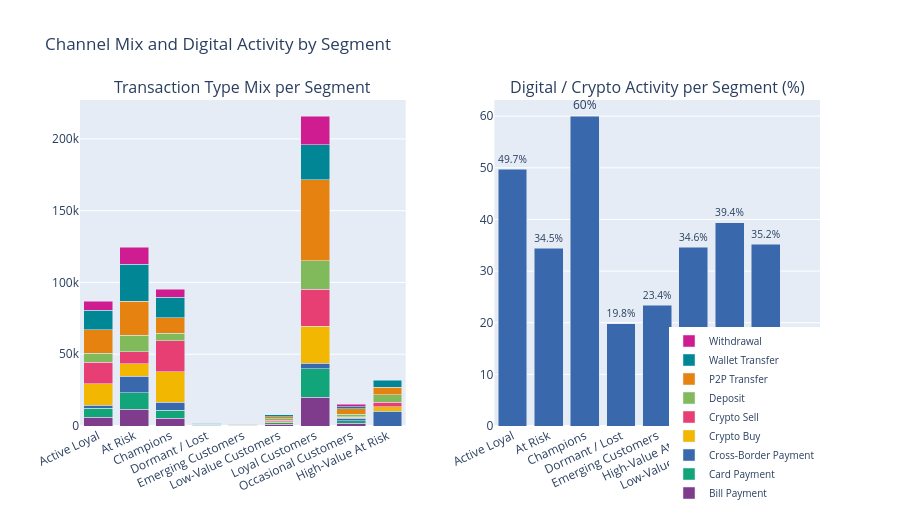

The notebook cell saved with this chart:
### Markdown cell above
### Visualise Transaction Type and Digital Activity by Segment

Create a two-part visualisation to compare transaction behaviour and digital activity across customer segments.

#### 1. Transaction Type Mix per Segment
- Display the number of transactions for each transaction type within every customer segment.
- Use a stacked bar chart so the overall transaction volume and the composition of transaction types can be compared across segments.
- Each colour represents a different transaction type.

#### 2. Digital / Crypto Activity per Segment
- Display the percentage of customers showing wallet activity within each segment.
- Use a bar chart to make differences in digital or crypto activity between segments easy to compare.
- The percentage value is displayed above each bar.

#### 3. Combined Visualisation
The two charts are presented side by side under the title **"Channel Mix and Digital Activity by Segment"**.

This visualisation helps identify how transaction types differ across customer segments and which segments show stronger levels of digital or crypto wallet activity.

### Code cell
fig = make_subplots(
    rows=1, cols=2,
    specs=[[{"type": "xy"}, {"type": "xy"}]],
    subplot_titles=(
        "Transaction Type Mix per Segment",
        "Digital / Crypto Activity per Segment (%)",
    ),
    horizontal_spacing=0.12,
)

# 1. Transaction type mix (stacked bar)
for i, t in enumerate(type_mix["TransactionType"].unique()):
    sub = type_mix[type_mix["TransactionType"] == t]
    fig.add_trace(
        go.Bar(
            x=sub["Segment"], y=sub["Count"], name=t,
            legendgroup="type",
            marker_color=px.colors.qualitative.Bold[i % 10],
        ),
        row=1, col=1,
    )

# 2. Wallet share (bar)
fig.add_trace(
    go.Bar(
        x=wallet_seg["Segment"], y=wallet_seg["WalletShare%"],
        marker_color=px.colors.qualitative.Bold[2],
        text=wallet_seg["WalletShare%"].round(1),
        texttemplate="%{text}%", textposition="outside",
        showlegend=False,
    ),
    row=1, col=2,
)

fig.update_xaxes(tickangle=-25)
fig.update_layout(
    height=520,
    barmode="stack",
    title_text="Channel Mix and Digital Activity by Segment",
    legend=dict(orientation="h", yanchor="bottom", y=-0.25,
                xanchor="right", x=1, font=dict(size=10)),
)
fig.show()

### Figure 1 — Plotly figure (JSON) as saved in the notebook; plotly's stock layout.template omitted (floating-point values rounded to 4 significant figures)
{"data": [{"legendgroup": "type", "marker": {"color": "rgb(127, 60, 141)"}, "name": "Bill Payment", "type": "bar", "x": ["Active Loyal", "At Risk", "Champions", "Dormant / Lost", "Emerging Customers", "Low-Value Customers", "Loyal Customers", "Occasional Customers"], "xaxis": "x", "y": [6195, 11628, 5435, 259, 224, 1207, 20178, 1929], "yaxis": "y"}, {"legendgroup": "type", "marker": {"color": "rgb(17, 165, 121)"}, "name": "Card Payment", "type": "bar", "x": ["Active Loyal", "At Risk", "Champions", "Dormant / Lost", "Emerging Customers", "Low-Value Customers", "Loyal Customers", "Occasional Customers"], "xaxis": "x", "y": [6209, 11659, 5434, 248, 213, 1142, 19853, 1880], "yaxis": "y"}, {"legendgroup": "type", "marker": {"color": "rgb(57, 105, 172)"}, "name": "Cross-Border Payment", "type": "bar", "x": ["Active Loyal", "At Risk", "Champions", "Dormant / Lost", "Emerging Customers", "High-Value At Risk", "Low-Value Customers", "Loyal Customers", "Occasional Customers"], "xaxis": "x", "y": [2188, 11320, 5729, 247, 110, 10394, 17, 3574, 1731], "yaxis": "y"}, {"legendgroup": "type", "marker": {"color": "rgb(242, 183, 1)"}, "name": "Crypto Buy", "type": "bar", "x": ["Active Loyal", "At Risk", "Champions", "Dormant / Lost", "Emerging Customers", "High-Value At Risk", "Low-Value Customers", "Loyal Customers", "Occasional Customers"], "xaxis": "x", "y": [14922, 8628, 21245, 104, 87, 3154, 761, 26057, 396], "yaxis": "y"}, {"legendgroup": "type", "marker": {"color": "rgb(231, 63, 116)"}, "name": "Crypto Sell", "type": "bar", "x": ["Active Loyal", "At Risk", "Champions", "Dormant / Lost", "Emerging Customers", "High-Value At Risk", "Low-Value Customers", "Loyal Customers", "Occasional Customers"], "xaxis": "x", "y": [14866, 8499, 21377, 83, 77, 2906, 787, 25649, 413], "yaxis": "y"}, {"legendgroup": "type", "marker": {"color": "rgb(128, 186, 90)"}, "name": "Deposit", "type": "bar", "x": ["Active Loyal", "At Risk", "Champions", "Dormant / Lost", "Emerging Customers", "High-Value At Risk", "Low-Value Customers", "Loyal Customers", "Occasional Customers"], "xaxis": "x", "y": [6222, 11549, 5471, 267, 210, 5280, 1202, 19918, 1869], "yaxis": "y"}, {"legendgroup": "type", "marker": {"color": "rgb(230, 131, 16)"}, "name": "P2P Transfer", "type": "bar", "x": ["Active Loyal", "At Risk", "Champions", "Dormant / Lost", "Emerging Customers", "High-Value At Risk", "Low-Value Customers", "Loyal Customers", "Occasional Customers"], "xaxis": "x", "y": [16539, 23757, 10744, 509, 337, 5119, 1165, 56228, 3631], "yaxis": "y"}, {"legendgroup": "type", "marker": {"color": "rgb(0, 134, 149)"}, "name": "Wallet Transfer", "type": "bar", "x": ["Active Loyal", "At Risk", "Champions", "Dormant / Lost", "Emerging Customers", "High-Value At Risk", "Low-Value Customers", "Loyal Customers", "Occasional Customers"], "xaxis": "x", "y": [13410, 25769, 14428, 255, 205, 4935, 1536, 24328, 1695], "yaxis": "y"}, {"legendgroup": "type", "marker": {"color": "rgb(207, 28, 144)"}, "name": "Withdrawal", "type": "bar", "x": ["Active Loyal", "At Risk", "Champions", "Dormant / Lost", "Emerging Customers", "Low-Value Customers", "Loyal Customers", "Occasional Customers"], "xaxis": "x", "y": [6297, 11695, 5256, 260, 117, 20, 19963, 1762], "yaxis": "y"}, {"marker": {"color": "rgb(57, 105, 172)"}, "showlegend": false, "text": [49.7, 34.5, 60.0, 19.8, 23.4, 34.6, 39.4, 35.2, 16.4], "textposition": "outside", "texttemplate": "%{text}%", "type": "bar", "x": ["Active Loyal", "At Risk", "Champions", "Dormant / Lost", "Emerging Customers", "High-Value At Risk", "Low-Value Customers", "Loyal Customers", "Occasional Customers"], "xaxis": "x2", "y": [49.74, 34.45, 59.98, 19.8, 23.35, 34.59, 39.35, 35.24, 16.36], "yaxis": "y2"}], "layout": {"annotations": [{"font": {"size": 16}, "showarrow": false, "text": "Transaction Type Mix per Segment", "x": 0.22, "xanchor": "center", "xref": "paper", "y": 1, "yanchor": "bottom", "yref": "paper"}, {"font": {"size": 16}, "showarrow": false, "text": "Digital / Crypto Activity per Segment (%)", "x": 0.78, "xanchor": "center", "xref": "paper", "y": 1, "yanchor": "bottom", "yref": "paper"}], "barmode": "stack", "height": 520, "legend": {"font": {"size": 10}, "orientation": "h", "x": 1, "xanchor": "right", "y": -0.25, "yanchor": "bottom"}, "title": {"text": "Channel Mix and Digital Activity by Segment"}, "xaxis": {"anchor": "y", "domain": [0, 0.44], "tickangle": -25}, "xaxis2": {"anchor": "y2", "domain": [0.56, 1], "tickangle": -25}, "yaxis": {"anchor": "x", "domain": [0, 1]}, "yaxis2": {"anchor": "x2", "domain": [0, 1]}}}
